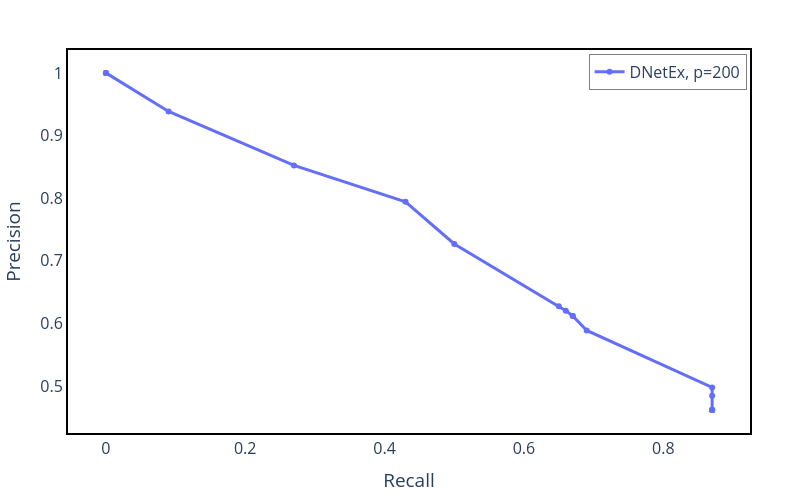

Notebook source saved alongside this figure:
### Markdown cell above
# Precision-Recall

### Code cell
run_number = 0

# Create figure
fig = go.Figure()

fig.add_trace(
    go.Scatter(
        x=runs_recall_list[run_number],
        y=1-runs_fdr_list[run_number],
        mode='lines+markers',
        name=f'DNetEx, p=200'
    )
)

# Customize the layout
fig.update_traces(line=dict(width=3))

fig.update_layout(
    xaxis1=dict(tickfont=dict(size=16),showticklabels=True),
    yaxis1=dict(tickfont=dict(size=16),showticklabels=True),
    autosize=False,
    width=800,
    height=500,
    xaxis_title=r"Recall",
    yaxis_title='Precision',
    plot_bgcolor='white',
    paper_bgcolor='white',
    margin=dict(l=50, r=50, t=50, b=50),
    showlegend=True,
    legend=dict(
        x=.995,
        y=0.99,  
        xanchor='right',
        yanchor='top',
        bgcolor='rgba(255, 255, 255, 0.6)',
        bordercolor='gray',
        borderwidth=1
    ),
    xaxis=dict(showline=True, linewidth=2, linecolor='black', mirror=True),
    yaxis=dict(showline=True, linewidth=2, linecolor='black', mirror=True),
    font=dict(size=16)

)

fig.show()

fig.write_image("Results/pr.pdf")

### Figure 1 — Plotly figure (JSON) as saved in the notebook; plotly's stock layout.template omitted (floating-point values rounded to 4 significant figures)
{"data": [{"line": {"width": 3}, "mode": "lines+markers", "name": "DNetEx, p=200", "type": "scatter", "x": [0, 0, 0, 0.09, 0.27, 0.43, 0.5, 0.65, 0.66, 0.67, 0.67, 0.69, 0.87, 0.87, 0.87, 0.87, 0.87, 0.87, 0.87], "y": [1, 1, 1, 0.9385, 0.8523, 0.7943, 0.7269, 0.6273, 0.6203, 0.612, 0.612, 0.5888, 0.4979, 0.4845, 0.4616, 0.4616, 0.4616, 0.4616, 0.4616]}], "layout": {"autosize": false, "font": {"size": 16}, "height": 500, "legend": {"bgcolor": "rgba(255, 255, 255, 0.6)", "bordercolor": "gray", "borderwidth": 1, "x": 0.995, "xanchor": "right", "y": 0.99, "yanchor": "top"}, "margin": {"b": 50, "l": 50, "r": 50, "t": 50}, "paper_bgcolor": "white", "plot_bgcolor": "white", "showlegend": true, "width": 800, "xaxis": {"linecolor": "black", "linewidth": 2, "mirror": true, "showline": true, "showticklabels": true, "tickfont": {"size": 16}, "title": {"text": "Recall"}}, "yaxis": {"linecolor": "black", "linewidth": 2, "mirror": true, "showline": true, "showticklabels": true, "tickfont": {"size": 16}, "title": {"text": "Precision"}}}}
